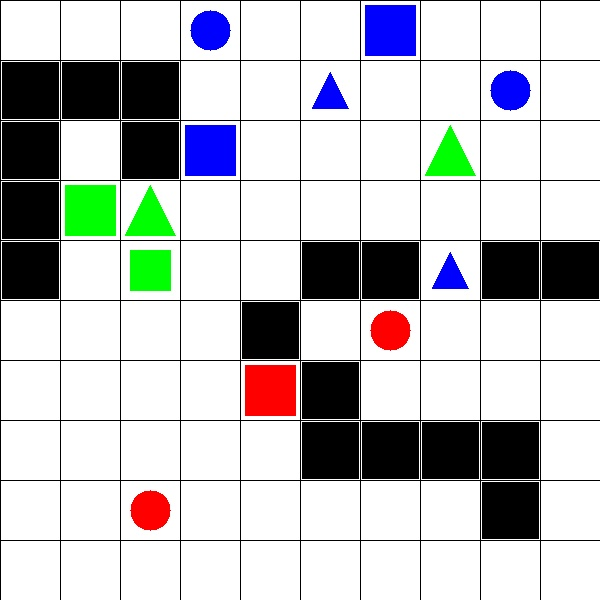
#> input picture images/test_image4.jpg, 600 x 600 px
$ python main.py   (older library calls are emulated)
#> lines starting #> are read from the running program, lines starting #| are printed output that depends on the picture
### astarsearch.py
#A* Search algorithm implementation to find the minimum path between 2 points
def astar(m,startp,endp):
    w,h = 10,10		# 10x10(blocks) is the dimension of the input images
    sx,sy = startp 	#Start Point
    ex,ey = endp 	#End Point
    #[parent node, x, y, g, f]
    node = [None,sx,sy,0,abs(ex-sx)+abs(ey-sy)]
    closeList = [node]
    createdList = {}
    createdList[sy*w+sx] = node
    k=0
    while(closeList):
        node = closeList.pop(0)
        x = node[1]
        y = node[2]
        l = node[3]+1
        k+=1
        #find neighbours
        if k!=0:
            neighbours = ((x,y+1),(x,y-1),(x+1,y),(x-1,y))
        else:
            neighbours = ((x+1,y),(x-1,y),(x,y+1),(x,y-1))
        for nx,ny in neighbours:
            if nx==ex and ny==ey:
                path = [(ex,ey)]
                while node:
                    path.append((node[1],node[2]))
                    node = node[0]
                return list(reversed(path))
            if 0<=nx<w and 0<=ny<h and m[ny][nx]==0:
                if ny*w+nx not in createdList:
                    nn = (node,nx,ny,l,l+abs(nx-ex)+abs(ny-ey))
                    createdList[ny*w+nx] = nn
                    #adding to closelist ,using binary heap
                    nni = len(closeList)
                    closeList.append(nn)
                    while nni:
                        i = (nni-1)>>1
                        if closeList[i][4]>nn[4]:
                            closeList[i],closeList[nni] = nn,closeList[i]
                            nni = i
                        else:
                            break
    return []

### traverse_image.py
def sliding_window(image, stepSize, windowSize):
    # slide a window across the image
    for y in range(0, image.shape[0], stepSize):
        for x in range(0, image.shape[1], stepSize):
            # yield the current window
            yield (x, y, image[y:y + windowSize[1], x:x + windowSize[0]])

### main.py
import cv2
import numpy as np
import time
from skimage.measure import compare_ssim as ssim
import astarsearch
import traverse_image

print("Path Planning of Robot!")

def main(image_file):

    # Arrays for storing the occupied grid address and planned path
#> called with image_file = 'images/test_image4.jpg'
    occupiedGrids = []
    pathPlanned = {}

    # Loading the image
    image = cv2.imread(image_file)
#> image is the input picture: shape (600, 600, 3); mean B, G, R 196.3, 195, 193.6
    imW, imH = 60, 60

    obstacles = []
    index = [1, 1]

    # For path, creating a blank matrix of 0's.
    blank_image = np.zeros((imW, imH, 3), dtype=np.uint8)

    # creating an empty array for 100 blank images
    image_list = [[blank_image for _ in range(10)] for _ in range(10)]

    # creating a list of maze
    maze = [[0 for _ in range(10)] for _ in range(10)]

    for x, y, window in traverse_image.sliding_window(image, stepSize=60, windowSize=(imW, imH)):
        # if the window size does not meet the desired window size, it is ignored
        if window.shape[0] != imW or window.shape[1] != imH:
            continue

        # cloning the actual image
        clone = image.copy()
        cv2.rectangle(clone, (x, y), (x+imW, y+imH), (0, 255, 0), 2)
        crop_image = image[x:x+imW, y:y+imH]
        image_list[index[0]-1][index[1]-1] = crop_image.copy()

        # printing occupied grids
        average_color = np.uint8(np.average(np.average(crop_image, axis=0), axis=0))

        # iterating through colour matrix
        # getting occupied grids
        if any(i <= 240 for i in average_color):
            maze[index[0]-1][index[1]-1] = 1
            occupiedGrids.append(tuple(index))

        # checking for black colour grids
        if any(i <= 20 for i in average_color):
            # print("Obstacles")
            obstacles.append(tuple(index))

        # Showing the iteration
        cv2.imshow("Window", clone)
        cv2.waitKey(1)
        time.sleep(0.025)

        # Iterate for the next one
        index[1] += 1
        if index[1]>10:
            index[0] += 1
            index[1] = 1
#> this loop made 100 passes
#> (x, y, average_color) on passes 1 to 12: (0, 0, [246, 246, 246]), (60, 0, [16, 16, 16]), (120, 0, [16, 16, 16]), (180, 0, [16, 16, 16]), (240, 0, [16, 16, 16]), (300, 0, [246, 246, 246]), (360, 0, [246, 246, 246]), (420, 0, [246, 246, 246]), (480, 0, [246, 246, 246]), (540, 0, [246, 246, 246]), (0, 60, [246, 246, 246]), (60, 60, [16, 16, 16])
#> pass 1, in main, `crop_image = image[x:x+imW, y:y+imH]`:
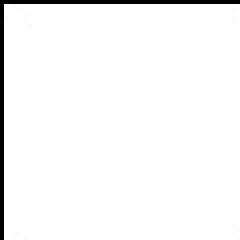
#> crop_image: shape (60, 60, 3) (shown 4 times larger); min 0, max 255, mean 246.5
#> pass 1, in main, `cv2.imshow("Window", clone)`:
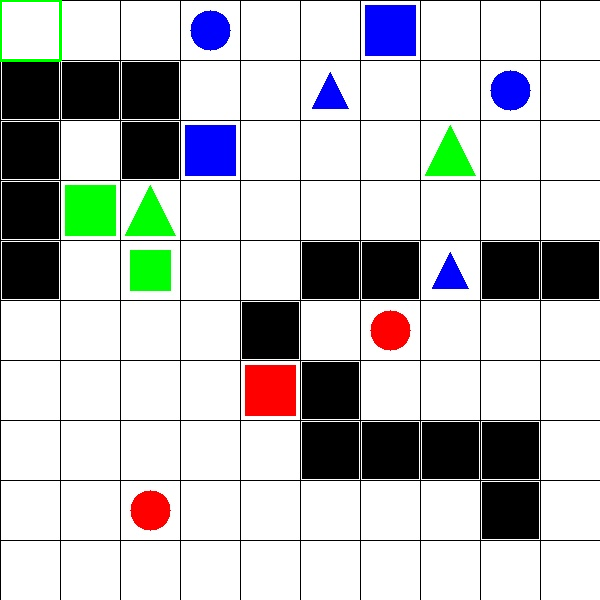
#> window 'Window': shape (600, 600, 3); mean B, G, R 196.1, 195.2, 193.4
#> pass 2, in main, `cv2.imshow("Window", clone)`:
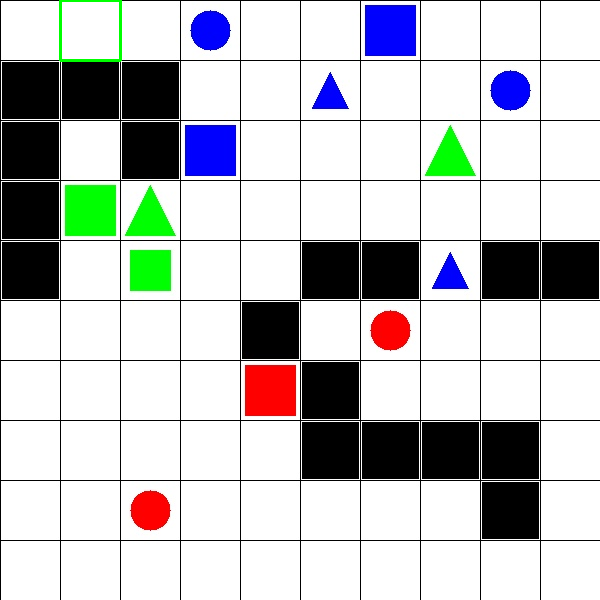
#> window 'Window': shape (600, 600, 3); mean B, G, R 196, 195.2, 193.4
#> after the loop, image_list = 10 items; index = [11, 1]; maze = 10 items, first 6: [0, 1, 1, 1, 1, 0, 0, 0, 0, 0], [0, 1, 0, 1, 0, 0, 0, 0, 0, 0], [0, 1, 1, 1, 1, 0, 0, 0, 1, 0], [1, 0, 1, 0, 0, 0, 0, 0, 0, 0], [0, 0, 0, 0, 0, 1, 1, 0, 0, 0], [0, 1, 0, 0, 1, 0, 1, 1, 0, 0]; obstacles = [(1, 2), (1, 3), (1, 4), (1, 5), (2, 2), (3, 2), (3, 3), (5, 6), (6, 5), (6, 7), (6, 8), (7, 5), (7, 8), (8, 8), (9, 5), (9, 8), (9, 9), (10, 5)]; occupiedGrids = 31 pairs, first value 1 to 10, second value 1 to 9

    # getting object list
    # getting occupied grids without black
    list_coloured_grids = [i for i in occupiedGrids if i not in obstacles]
#> list_coloured_grids = [(2, 4), (3, 4), (3, 5), (3, 9), (4, 1), (4, 3), (5, 7), (6, 2), (7, 1), (7, 6), (8, 3), (8, 5), (9, 2)]

    for start_image in list_coloured_grids:
        key_start_image = start_image

        # starting image
        img1 = image_list[start_image[0]-1][start_image[1]-1]

        for grid in [n for n in list_coloured_grids if n != start_image]:
            #next image
            img = image_list[grid[0]-1][grid[1]-1]
            #convert to grayscale
            image = cv2.cvtColor(img1, cv2.COLOR_BGR2GRAY)
            image2 = cv2.cvtColor(img, cv2.COLOR_BGR2GRAY)
            #compare structural similarity
            s = ssim(image, image2)
            #if they are similar
            if s > 0.9:
                #perform a star search between both
                result = astarsearch.astar(maze,(start_image[0]-1,start_image[1]-1),(grid[0]-1,grid[1]-1))
                list2=[]
                for t in result:
                    x,y = t[0],t[1]
                    #Contains min path + start_image + endimage
                    list2.append(tuple((x+1,y+1)))
                    #Result contains the minimum path required
                    result = list2

                if not result:	#If no path is found;
                    pathPlanned[start_image] = list(["NO PATH",[], 0])

                pathPlanned[start_image] = list([str(grid),result,len(result)])
#> this loop made 13 passes
#> key_start_image on passes 2, 4, 5, 6, 8, 9, 10, 11, 12, 13: (3, 4), (3, 9), (4, 1), (4, 3), (6, 2), (7, 1), (7, 6), (8, 3), (8, 5), (9, 2)
#> pass 1, in main, `img1 = image_list[start_image[0]-1][start_image[1]-1]`:
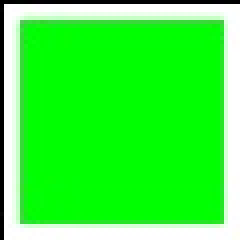
#> img1: shape (60, 60, 3) (shown 4 times larger); mean of channels 0, 1, 2 63, 244.3, 62.4; drawn as B, G, R
#> after the loop:
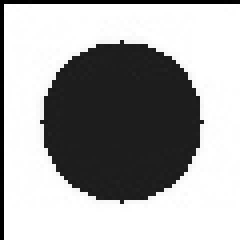
#> image: shape (60, 60) (shown 4 times larger); min 0, max 255, mean 167.1
#> after the loop:
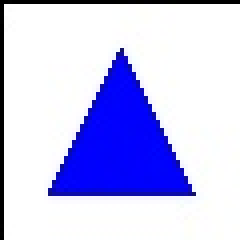
#> img: shape (60, 60, 3) (shown 4 times larger); mean of channels 0, 1, 2 242.5, 196.8, 196.6; drawn as B, G, R
#> after the loop:
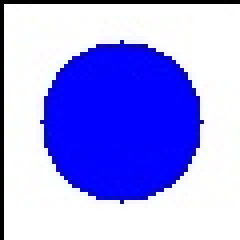
#> img1: shape (60, 60, 3) (shown 4 times larger); mean of channels 0, 1, 2 242.4, 157.5, 157.4; drawn as B, G, R
#> after the loop, pathPlanned = 10 items

    for obj in list_coloured_grids:
        if  obj not in pathPlanned:	#If no matched object is found;
            pathPlanned[obj] = list(["NO MATCH",[],0])
#> this loop made 13 passes
#> after the loop, pathPlanned = 13 items

    return occupiedGrids, pathPlanned


if __name__ == '__main__':
    image_filename = "images/test_image4.jpg"

    occupied_grids, planned_path = main(image_filename)
#> occupied_grids = 31 pairs, first value 1 to 10, second value 1 to 9; planned_path = 13 items
    print("Occupied Grids : ")
    print(occupied_grids)
#> (printed output is left out)
    print("Planned Path :")
    print(planned_path)
#> (printed output is left out)

    cv2.waitKey(0)
    cv2.destroyAllWindows()

$ run again, with images/test_image1.jpg copied over images/test_image4.jpg
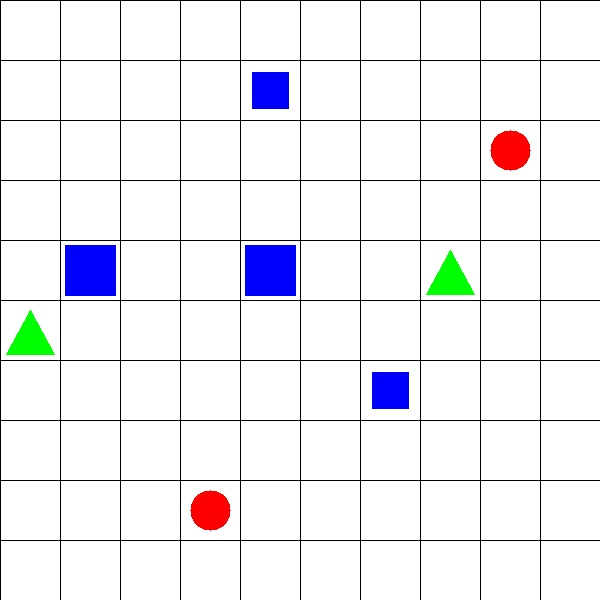
#> input picture images/test_image1.jpg, 600 x 600 px
#> in main, image is the input picture: shape (600, 600, 3); mean B, G, R 243, 239.1, 239.3
#> the loop in main, `for x, y, window in traverse_image.sliding_window(image, stepSize=60, ..` made 100 passes
#> (x, y, average_color) on passes 1 to 8: (0, 0, [246, 246, 246]), (60, 0, [246, 246, 246]), (120, 0, [246, 246, 246]), (180, 0, [246, 246, 246]), (240, 0, [246, 246, 246]), (300, 0, [166, 244, 166]), (360, 0, [246, 246, 246]), (420, 0, [246, 246, 246])
#> after the loop in main, `for x, y, window in traverse_image.sliding_window(image, stepSize=60, ..`: image_list = 10 items; index = [11, 1]; maze = 10 items, first 6: [0, 0, 0, 0, 0, 1, 0, 0, 0, 0], [0, 0, 0, 0, 1, 0, 0, 0, 0, 0], [0, 0, 0, 0, 0, 0, 0, 0, 0, 0], [0, 0, 0, 0, 0, 0, 0, 0, 1, 0], [0, 1, 0, 0, 1, 0, 0, 0, 0, 0], [0, 0, 0, 0, 0, 0, 0, 0, 0, 0]; obstacles = []; occupiedGrids = [(1, 6), (2, 5), (4, 9), (5, 2), (5, 5), (7, 7), (8, 5), (9, 3)]
#> list_coloured_grids has the same summary as occupiedGrids
#> the loop in main, `for start_image in list_coloured_grids:` made 8 passes
#> key_start_image on passes 1 to 8: (1, 6), (2, 5), (4, 9), (5, 2), (5, 5), (7, 7), (8, 5), (9, 3)
#> pass 1, in main, `img1 = image_list[start_image[0]-1][start_image[1]-1]`:
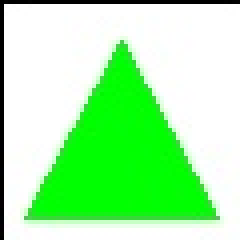
#> img1: shape (60, 60, 3) (shown 4 times larger); mean of channels 0, 1, 2 166.9, 244.5, 166.7; drawn as B, G, R
#> after the loop in main, `for start_image in list_coloured_grids:`:
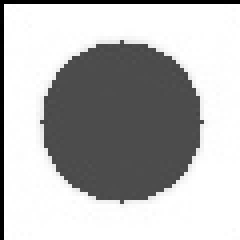
#> image: shape (60, 60) (shown 4 times larger); min 0, max 255, mean 183.1
#> after the loop in main, `for start_image in list_coloured_grids:`: pathPlanned = 8 items
#> the loop in main, `for obj in list_coloured_grids:` made 8 passes
#> occupied_grids has the same summary as occupiedGrids in main
#| [(1, 6), (2, 5), (4, 9), (5, 2), (5, 5), (7, 7), (8, 5), (9, 3)]
#> (printed output is left out)

$ run again, with images/test_image2.jpg copied over images/test_image4.jpg
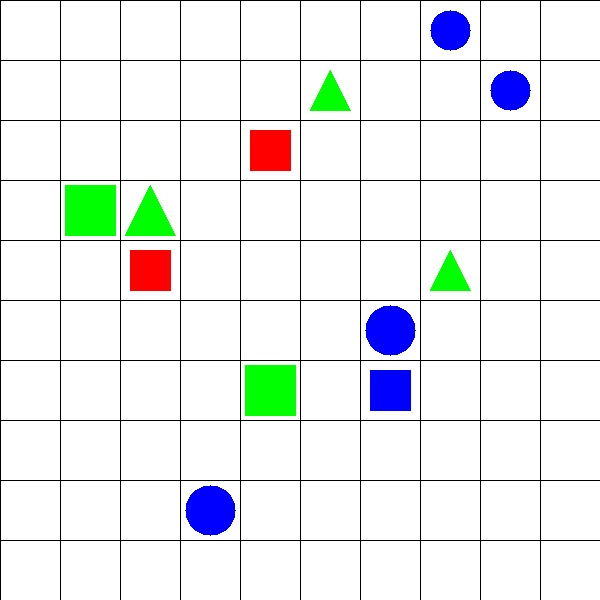
#> input picture images/test_image2.jpg, 600 x 600 px
#> in main, image is the input picture: shape (600, 600, 3); mean B, G, R 238.1, 238.3, 234.9
#> the loop in main, `for x, y, window in traverse_image.sliding_window(image, stepSize=60, ..` made 100 passes
#> (x, y, average_color) on passes 1 to 8: (0, 0, [246, 246, 246]), (60, 0, [246, 246, 246]), (120, 0, [246, 246, 246]), (180, 0, [246, 246, 246]), (240, 0, [246, 246, 246]), (300, 0, [246, 246, 246]), (360, 0, [246, 246, 246]), (420, 0, [246, 246, 246])
#> pass 1, in main, `cv2.imshow("Window", clone)`:
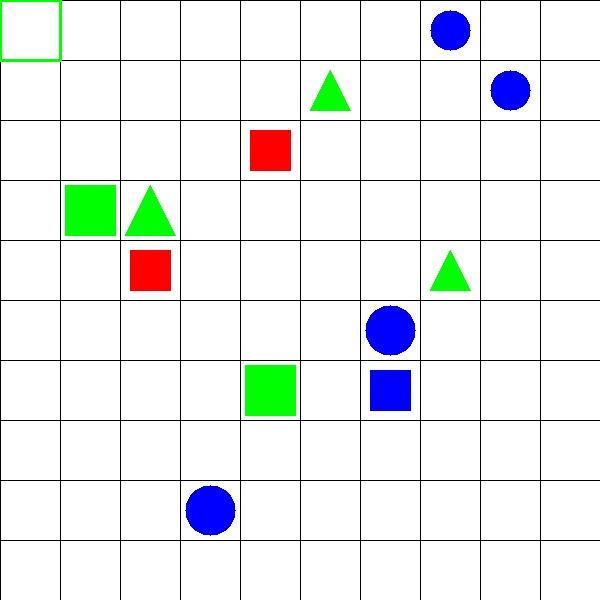
#> window 'Window': shape (600, 600, 3); mean B, G, R 237.9, 238.5, 234.6
#> after the loop in main, `for x, y, window in traverse_image.sliding_window(image, stepSize=60, ..`: image_list = 10 items; index = [11, 1]; maze = 10 items, first 6: [0, 0, 0, 0, 0, 0, 0, 0, 0, 0], [0, 0, 0, 1, 0, 0, 0, 0, 0, 0], [0, 0, 0, 1, 1, 0, 0, 0, 0, 0], [0, 0, 0, 0, 0, 0, 0, 0, 1, 0], [0, 0, 1, 0, 0, 0, 1, 0, 0, 0], [0, 1, 0, 0, 0, 0, 0, 0, 0, 0]; obstacles = []; occupiedGrids = [(2, 4), (3, 4), (3, 5), (4, 9), (5, 3), (5, 7), (6, 2), (7, 6), (7, 7), (8, 1), (8, 5), (9, 2)]
#> list_coloured_grids has the same summary as occupiedGrids
#> the loop in main, `for start_image in list_coloured_grids:` made 12 passes
#> key_start_image on passes 1, 3, 4, 5, 6, 7, 8, 11: (2, 4), (3, 5), (4, 9), (5, 3), (5, 7), (6, 2), (7, 6), (8, 5)
#> after the loop in main, `for start_image in list_coloured_grids:`:
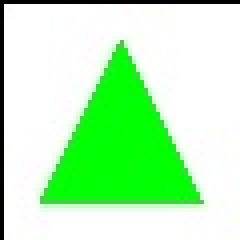
#> img: shape (60, 60, 3) (shown 4 times larger); mean of channels 0, 1, 2 185.4, 244.6, 185.3; drawn as B, G, R
#> after the loop in main, `for start_image in list_coloured_grids:`: pathPlanned = 10 items
#> the loop in main, `for obj in list_coloured_grids:` made 12 passes
#> after the loop in main, `for obj in list_coloured_grids:`: pathPlanned = 12 items
#> occupied_grids has the same summary as occupiedGrids in main
#| [(2, 4), (3, 4), (3, 5), (4, 9), (5, 3), (5, 7), (6, 2), (7, 6), (7, 7), (8, 1), (8, 5), (9, 2)]
#> (printed output is left out)

$ run again, with images/test_image3.jpg copied over images/test_image4.jpg
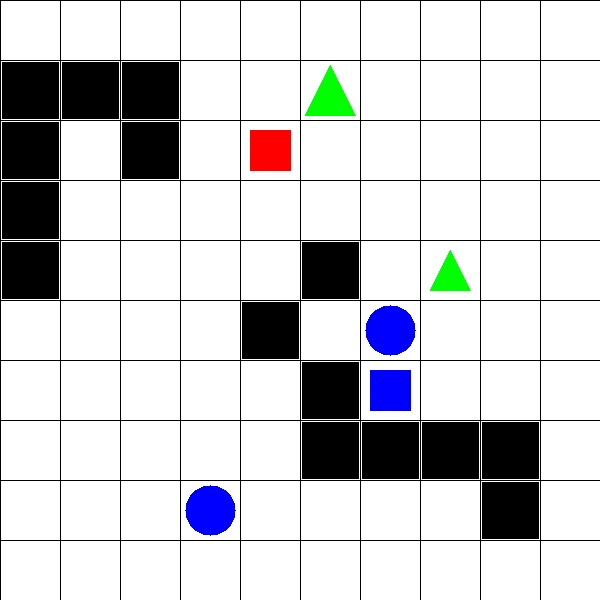
#> input picture images/test_image3.jpg, 600 x 600 px
#> in main, image is the input picture: shape (600, 600, 3); mean B, G, R 209.1, 206.8, 206.5
#> the loop in main, `for x, y, window in traverse_image.sliding_window(image, stepSize=60, ..` made 100 passes
#> (x, y, average_color) on passes 1 to 8: (0, 0, [246, 246, 246]), (60, 0, [16, 16, 16]), (120, 0, [16, 16, 16]), (180, 0, [16, 16, 16]), (240, 0, [16, 16, 16]), (300, 0, [246, 246, 246]), (360, 0, [246, 246, 246]), (420, 0, [246, 246, 246])
#> after the loop in main, `for x, y, window in traverse_image.sliding_window(image, stepSize=60, ..`: image_list = 10 items; index = [11, 1]; maze = 10 items, first 6: [0, 1, 1, 1, 1, 0, 0, 0, 0, 0], [0, 1, 0, 0, 0, 0, 0, 0, 0, 0], [0, 1, 1, 0, 0, 0, 0, 0, 0, 0], [0, 0, 0, 0, 0, 0, 0, 0, 1, 0], [0, 0, 1, 0, 0, 1, 0, 0, 0, 0], [0, 1, 0, 0, 1, 0, 1, 1, 0, 0]; obstacles = [(1, 2), (1, 3), (1, 4), (1, 5), (2, 2), (3, 2), (3, 3), (5, 6), (6, 5), (6, 7), (6, 8), (7, 8), (8, 8), (9, 8), (9, 9)]; occupiedGrids = [(1, 2), (1, 3), (1, 4), (1, 5), (2, 2), (3, 2), (3, 3), (4, 9), (5, 3), (5, 6), (6, 2), (6, 5), (6, 7), (6, 8), (7, 6), (7, 7), (7, 8), (8, 5), (8, 8), (9, 8), (9, 9)]
#> list_coloured_grids = [(4, 9), (5, 3), (6, 2), (7, 6), (7, 7), (8, 5)]
#> the loop in main, `for start_image in list_coloured_grids:` made 6 passes
#> after the loop in main, `for start_image in list_coloured_grids:`:
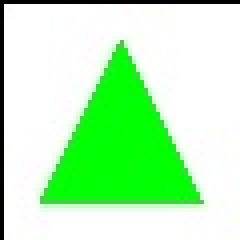
#> img1: shape (60, 60, 3) (shown 4 times larger); mean of channels 0, 1, 2 185.4, 244.6, 185.3; drawn as B, G, R
#> after the loop in main, `for start_image in list_coloured_grids:`: pathPlanned = 2 items
#> the loop in main, `for obj in list_coloured_grids:` made 6 passes
#> after the loop in main, `for obj in list_coloured_grids:`: pathPlanned = 6 items
#> occupied_grids has the same summary as occupiedGrids in main
#| [(1, 2), (1, 3), (1, 4), (1, 5), (2, 2), (3, 2), (3, 3), (4, 9), (5, 3), (5, 6), (6, 2), (6, 5), (6, 7), (6, 8), (7, 6), (7, 7), (7, 8), (8, 5), (8, 8), (9, 8), (9, 9)]
#> (printed output is left out)
